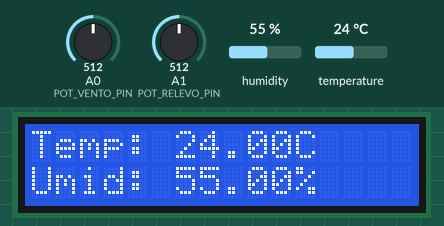
Recording of a sketch running on a simulated Arduino Uno, built with avr-gcc and run on an emulated ATmega328P. Shown: 16×2 character LCD. The inputs (shaded band) are chosen by the test bench; at power-on: temperature 24 °C, A0 (POT_VENTO_PIN) = 512, A1 (POT_RELEVO_PIN) = 512, humidity 55 %.

Above: at 6.3 s.
6.4 s: temperature set to 20.7 °C
At 15.0 s:
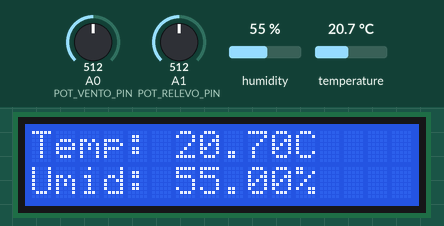
18.4 s: temperature set to 19.1 °C
At 28.5 s:
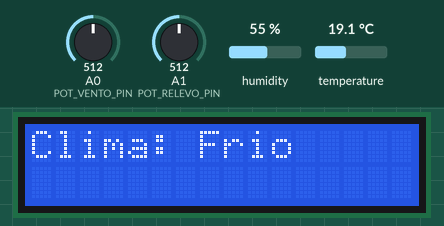
30.4 s: A0 (POT_VENTO_PIN) set to 30
At 35.0 s:
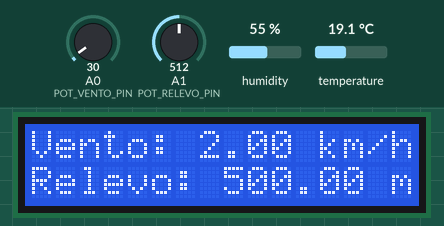
42.4 s: A1 (POT_RELEVO_PIN) set to 716
At 53.9 s:
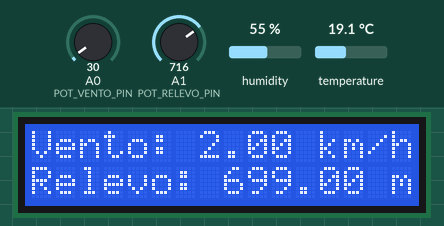
54.2 s: A1 (POT_RELEVO_PIN) set to 808
At 63.2 s:
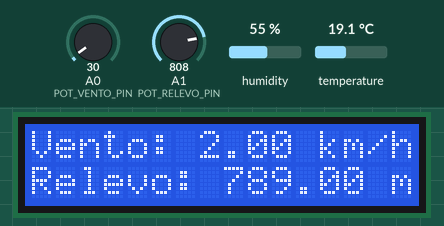
65.4 s: A1 (POT_RELEVO_PIN) set to 832
At 75.8 s:
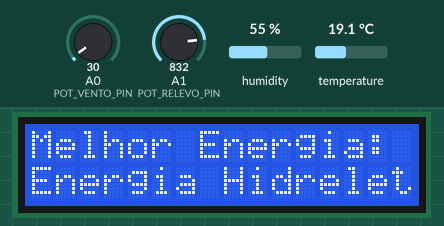
Timing chart, 0 to 77.3 s (numbered marks = the images above; inputs shaded):
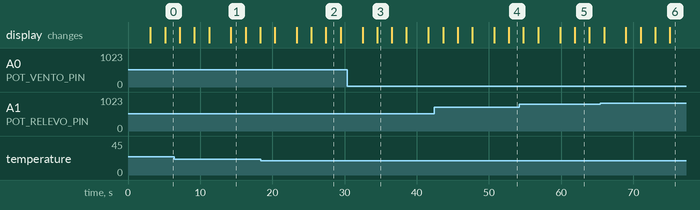

The sketch:

sketch.ino
```cpp
#include <Wire.h>
#include <LiquidCrystal_I2C.h>
#include "DHT.h"

#define DHTPIN 2
#define DHTTYPE DHT22

DHT dht(DHTPIN, DHTTYPE);

LiquidCrystal_I2C lcd(0x27, 16, 2);

#define POT_VENTO_PIN A0
#define POT_RELEVO_PIN A1

void setup() {
  lcd.init();
  lcd.backlight();
  lcd.setCursor(0, 0);
  lcd.print("Analisando...");
  lcd.setCursor(0, 1);
  lcd.print("Por favor aguarde");
  delay(3000);
  lcd.clear();
  lcd.setCursor(0, 0);
  lcd.print("Monitor Clima");
  dht.begin();
  pinMode(POT_VENTO_PIN, INPUT);
  pinMode(POT_RELEVO_PIN, INPUT);
  delay(2000);
}
void loop() {
  float temperatura = dht.readTemperature();
  float umidade = dht.readHumidity();
  int ventoValue = analogRead(POT_VENTO_PIN);
  int relevoValue = analogRead(POT_RELEVO_PIN);
  float vento = map(ventoValue, 0, 1023, 0, 100);
  float relevo = map(relevoValue, 0, 1023, 0, 1000);
  String tipoEnergia;
  if (vento > 20 && temperatura < 30) {
    tipoEnergia = "Energia Eolica";
  } else if (temperatura > 30 && umidade > 50) {
    tipoEnergia = "Energia Solar";
  } else if (relevo > 800) {
    tipoEnergia = "Energia Hidreletrica";
  } else {
    tipoEnergia = "Combinação das energias";
  }
  if (isnan(temperatura) || isnan(umidade)) {
    lcd.clear();
    lcd.setCursor(0, 0);
    lcd.print("Erro no Sensor");
    delay(2000);
    return;
  }
  String clima = temperatura < 20 ? "Frio" : "Calor";
  lcd.clear();
  lcd.setCursor(0, 0);
  lcd.print("Temp: ");
  lcd.print(temperatura);
  lcd.print("C");
  lcd.setCursor(0, 1);
  lcd.print("Umid: ");
  lcd.print(umidade);
  lcd.print("%");
  delay(2000);
  lcd.clear();
  lcd.setCursor(0, 0);
  lcd.print("Vento: ");
  lcd.print(vento);
  lcd.print(" km/h");
  lcd.setCursor(0, 1);
  lcd.print("Relevo: ");
  lcd.print(relevo);
  lcd.print(" m");
  delay(2000);
  lcd.clear();
  lcd.setCursor(0, 0);
  lcd.print("Clima: ");
  lcd.print(clima);
  delay(2000);
  lcd.clear();
  lcd.setCursor(0, 0);
  lcd.print("Melhor Energia:");
  lcd.setCursor(0, 1);
  lcd.print(tipoEnergia);
  delay(3000);
}
```

Measured:
- the behaviour switches between 20 and 19.9 °C on temperature (found by bisection; images 1 and 2)
- the behaviour switches between 819 and 820 on A1 (POT_RELEVO_PIN) (found by bisection; images 5 and 6)
- what the display in image 1 shows lasts 2.0 s, from 14.3 s to 16.3 s
